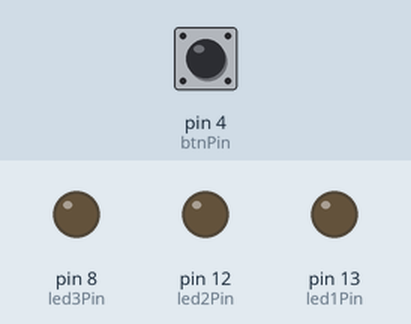
Bench run of a sketch on a simulated Arduino Uno, built with avr-gcc and run on an emulated ATmega328P. On the bench: output pins drawn as LEDs (lit = HIGH). The inputs (shaded band) are chosen by the test bench; at power-on: pin 4 (btnPin) LOW.

Above: at 1.2 s.
1.3 s: pin 4 (btnPin) pulled HIGH for 0.15 s
At 1.7 s:
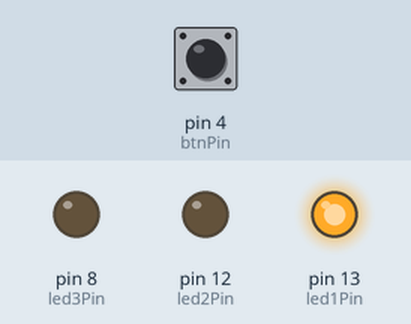
2.9 s: pin 4 (btnPin) pulled HIGH for 1 s
At 4.1 s:
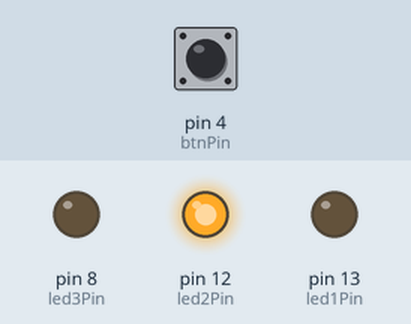
5.4 s: pin 4 (btnPin) pulled HIGH for 0.15 s
At 6.0 s:
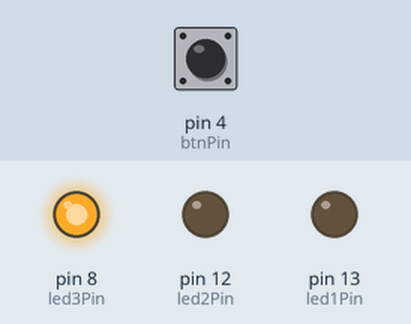
7.0 s: pin 4 (btnPin) pulled HIGH for 3.2 s
At 8.4 s:
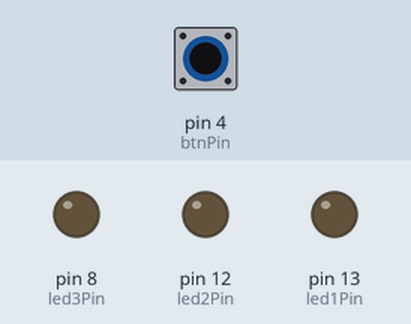
Timing chart, 0 to 10.0 s (numbered marks = the images above; inputs shaded):
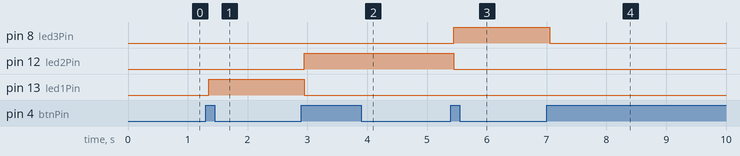

The sketch:

button_3lights.ino
```cpp
// set up button variables
const int btnPin = 4; // button is connected to pin 4
int btnState = 0;
int lastBtnState = 0;
int btnCounter = 0;

// set up LED pin numbers
const int led1Pin = 13;
const int led2Pin = 12;
const int led3Pin = 8;

void setup() {
  // put your setup code here, to run once:
  // tell where buttons and LEDs are connected
  pinMode(btnPin, INPUT);

  pinMode(led1Pin, OUTPUT);
  pinMode(led2Pin, OUTPUT);
  pinMode(led3Pin, OUTPUT);

  Serial.begin(9600);

}

void loop() {
  // put your main code here, to run repeatedly:
  // see if button is pushed or not
  btnState = digitalRead(btnPin);
  if (btnState != lastBtnState) {
    if (btnState == HIGH) {
      // we pushed the button down
      // count the number of times the button has been pushed
      btnCounter++;
      //Serial.println("button is pressed down");
      //Serial.print("button counter: ");
      //Serial.println(btnCounter);
    } else {
      // we let go of the button
      //Serial.println("button is let go");
    }
    // delay a bit to avoid bouncing
    delay(50);
  }
  lastBtnState = btnState;

  // rotates between different indicator lights
  if (btnCounter % 4 == 1) {
    // LED1 on
    digitalWrite(led1Pin, HIGH);
    digitalWrite(led2Pin, LOW);
    digitalWrite(led3Pin, LOW);
  }
  if (btnCounter % 4 == 2) {
    // LED2 on
    digitalWrite(led1Pin, LOW);
    digitalWrite(led2Pin, HIGH);
    digitalWrite(led3Pin, LOW);
  }
  if (btnCounter % 4 == 3) {
    // LED3 on
    digitalWrite(led1Pin, LOW);
    digitalWrite(led2Pin, LOW);
    digitalWrite(led3Pin, HIGH);
  }
  if (btnCounter % 4 == 0) {
    // all LEDs off
    digitalWrite(led1Pin, LOW);
    digitalWrite(led2Pin, LOW);
    digitalWrite(led3Pin, LOW);
  }
}
```

Measured:
- after the input at 1.3 s, pin 13 (led1Pin): LOW → HIGH after 0.05 s
- after the input at 2.9 s, pin 12 (led2Pin): LOW → HIGH after 0.05 s; pin 13 (led1Pin): HIGH → LOW after 0.05 s
- after the input at 5.4 s, pin 8 (led3Pin): LOW → HIGH after 0.05 s; pin 12 (led2Pin): HIGH → LOW after 0.05 s
- after the input at 7.0 s, pin 8 (led3Pin): HIGH → LOW after 0.05 s
